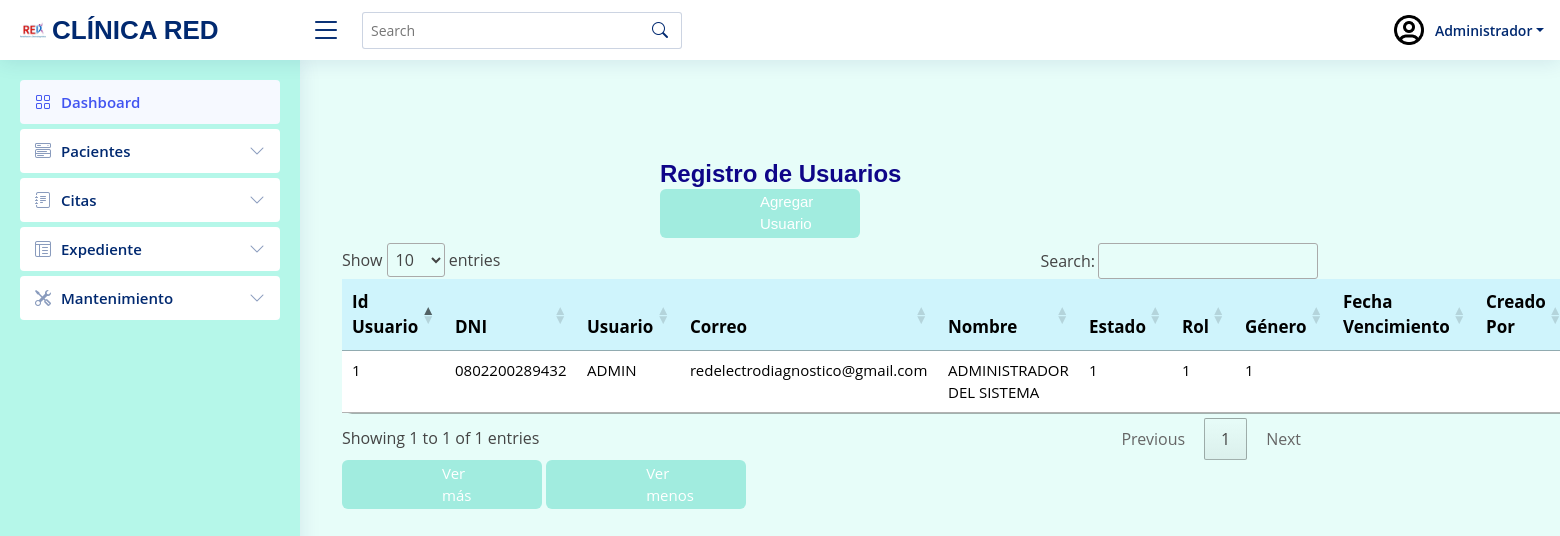
/PHP/Vistas/Usuario.php, run on the app's committed database.
### tables this page shows
CREATE TABLE `tbl_ms_usuario` (
  `Id_Usuario` int(11) NOT NULL,
  `DNI` varchar(13) DEFAULT NULL,
  `Usuario` varchar(15) DEFAULT NULL,
  `Correo` varchar(40) DEFAULT NULL,
  `Nombre` varchar(80) DEFAULT NULL,
  `Direccion` varchar(80) DEFAULT NULL,
  `FechaNacimiento` date DEFAULT NULL,
  `FechaContratacion` datetime DEFAULT NULL,
  `Estado_Usuario` int(11) DEFAULT NULL,
  `Contrasena` varchar(35) DEFAULT NULL,
  `IdRol` int(11) DEFAULT NULL,
  `IdGenero` int(11) DEFAULT NULL,
  `Fecha_Ultima_Conexion` datetime DEFAULT NULL,
  `Primer_Inicio_Sesion` datetime DEFAULT NULL,
  `Fecha_Vencimiento` date DEFAULT NULL,
  `Creado_Por` varchar(15) DEFAULT NULL,
  `Fecha_Creacion` datetime DEFAULT NULL,
  `Numero_Inicio_Sesion` int(11) DEFAULT NULL,
  `CodigoOTP` int(6) NOT NULL,
  `FechaExpiracionOTP` datetime DEFAULT NULL
);

### PHP/Vistas/Usuario.php (the view, shortened to what this page needs)
<?php
include '../Controladores/Conexion_be.php';
?>
<!DOCTYPE html>
<html lang="en">
<head>
    <link href="../../assets/vendor/bootstrap/css/bootstrap.min.css" rel="stylesheet">
    <link href="../../assets/vendor/bootstrap-icons/bootstrap-icons.css" rel="stylesheet">
    <link href="../../assets/vendor/boxicons/css/boxicons.min.css" rel="stylesheet">
    <link href="../../assets/vendor/quill/quill.snow.css" rel="stylesheet">
    <link href="../../assets/vendor/quill/quill.bubble.css" rel="stylesheet">
    <link href="../../assets/vendor/remixicon/remixicon.css" rel="stylesheet">
    <link href="../../assets/vendor/simple-datatables/style.css" rel="stylesheet">
    <link href="../../assets/css/style.css" rel="stylesheet">
    <link rel="stylesheet" href="https://cdn.datatables.net/1.13.7/css/jquery.dataTables.css" />
</head>
<body>
    <header id="header" class="header fixed-top d-flex align-items-center">
        <div class="d-flex align-items-center justify-content-between">
            <a href="index.php" class="logo d-flex align-items-center">
                <img src="../../assets/img/red-logo.jpeg" alt="">
                <span class="d-none d-lg-block">CLÍNICA RED</span>
            </a>
            <i class="bi bi-list toggle-sidebar-btn"></i>
        </div>
        <div class="search-bar">
            <form class="search-form d-flex align-items-center" method="POST" action="#">
                <input type="text" name="query" placeholder="Search" title="Enter search keyword">
                <button type="submit" title="Search"><i class="bi bi-search"></i></button>
            </form>
        </div>
        <nav class="header-nav ms-auto">
            <ul class="d-flex align-items-center">
                <li class="nav-item dropdown pe-3">
                    <a class="nav-link nav-profile d-flex align-items-center pe-0" href="#" data-bs-toggle="dropdown">
                        <img src="../../assets/img/user.png" alt="Profile" class="rounded-circle">
                        <span class="d-none d-md-block dropdown-toggle ps-2">Administrador</span>
                    </a>
                </li>
            </ul>
        </nav>
    </header>
    <aside id="sidebar" class="sidebar">
        <ul class="sidebar-nav" id="sidebar-nav">
            <li class="nav-item">
                <a class="nav-link " href="index.php">
                    <i class="bi bi-grid"></i>
                    <span>Dashboard</span>
                </a>
            </li>
            <li class="nav-item">
                <a class="nav-link collapsed" data-bs-target="#components-nav" data-bs-toggle="collapse" href="#">
                    <i class="bi bi-menu-button-wide"></i><span>Pacientes</span><i
                        class="bi bi-chevron-down ms-auto"></i>
                </a>
            </li>
            <li class="nav-item">
                <a class="nav-link collapsed" data-bs-target="#forms-nav" data-bs-toggle="collapse" href="#">
                    <i class="bi bi-journal-text"></i><span>Citas</span><i class="bi bi-chevron-down ms-auto"></i>
                </a>
            </li>
            <li class="nav-item">
                <a class="nav-link collapsed" data-bs-target="#tables-nav" data-bs-toggle="collapse" href="#">
                    <i class="bi bi-layout-text-window-reverse"></i><span>Expediente</span><i
                        class="bi bi-chevron-down ms-auto"></i>
                </a>
            </li>
            <li class="nav-item">
                <a class="nav-link collapsed" data-bs-target="#charts-nav" data-bs-toggle="collapse" href="#">
                    <i class="bi bi-tools"></i><span>Mantenimiento</span><i class="bi bi-chevron-down ms-auto"></i>
                </a>
            </li>
        </ul>
    </aside>
    <main id="main" class="main">
<main id="main" class="main">
  <div class="pagetitle ">
    <h1>Registro de Usuarios
    <form action="nuevoregistrousr.php" method="post">
        <button id="agregarusuario" class="btn btn-primary float-start" style="padding: 2px 100px;">Agregar Usuario</button>
    </form>
    </h1>
  </div>
</main>
<div class="container mt-4">
  <div class="row">
    <div class="col-10">
      <table id="tablaAgenda" class="table">
        <thead class="encabezado bg-light table-info">
          <tr>
               <th scope="col">Id Usuario</th>
              <th scope="col">DNI</th>
              <th scope="col">Usuario</th>
              <th scope="col">Correo</th>
              <th scope="col">Nombre</th>
              <th scope="col">Estado</th>
              <th scope="col">Rol</th>
              <th scope="col">Género</th>
              <th scope="col">Fecha Vencimiento</th>
              <th scope="col">Creado Por</th>
          </tr>
        </thead>
        <tbody>
          <?php
            $sql = "SELECT Id_Usuario, DNI, Usuario, Correo, Nombre, Estado_Usuario, IdRol, IdGenero, Creado_Por, Fecha_Creacion
                    Fecha_Vencimiento, FechaNacimiento, FechaContratacion
                    FROM tbl_ms_usuario";
            $resultado = mysqli_query($conexion, $sql);
            foreach ($resultado as $fila) {
              ?>
              <tr>
                <td><?php echo $fila['Id_Usuario'] ?></td>
                <td><?php echo $fila['DNI'] ?></td>
                <td><?php echo $fila['Usuario'] ?></td>
                <td><?php echo $fila['Correo'] ?></td>
                <td><?php echo $fila['Nombre'] ?></td>
                <td><?php echo $fila['Estado_Usuario'] ?></td>
                <td><?php echo $fila['IdRol'] ?></td>
                <td><?php echo $fila['IdGenero'] ?></td>
                <td><?php echo $fila['Fecha_Vencimiento'] ?></td>
                <td><?php echo $fila['Creado_Por'] ?></td>
              </tr>
          <?php
            }
          ?>
        </tbody>
      </table>
      <button id="verMasBtn" class="btn btn-primary" style="padding: 2px 100px;">Ver más</button>
      <button id="verMenosBtn" class="btn btn-danger" style="padding: 2px 100px;">Ver menos</button>
    </div>
  </div>
</div>
</body>
</html>

### assets/css/style.css (style rules this page uses)
.table { font-size: 15px; border-radius: 10px; border-collapse:initial; margin-top: 50px; }
.encabezado { font-size: 17px; }
.btn { font-size: 15px; width: 45px; background-color: #a1ecdf; border: none; }
:root { scroll-behavior: smooth; }
body { font-family: "Open Sans", sans-serif; background: #e7fdf9; color: #444444; }
a { color: #4154f1; text-decoration: none; }
h1, h2, h3, h4, h5, h6 { font-family: "Nunito", sans-serif; }
#main { margin-top: 60px; padding: 20px 30px; transition: all 0.3s; }
.pagetitle { margin-bottom: 10px; }
.pagetitle h1 { font-size: 24px; margin-bottom: 0; font-weight: 600; color: rgb(14, 5, 136); }
.logo { line-height: 1; }
@media (min-width: 1200px) { .logo { width: 280px; } }
.logo img { max-height: 26px; margin-right: 6px; }
.logo span { font-size: 26px; font-weight: 700; color: #012970; font-family: "Nunito", sans-serif; }
.header { transition: all 0.5s; z-index: 997; height: 60px; box-shadow: 0px 2px 20px rgba(1, 41, 112, 0.1); background-color: #fff; padding-left: 20px; }
.header .toggle-sidebar-btn { font-size: 32px; padding-left: 10px; cursor: pointer; color: #012970; }
.header .search-bar { min-width: 360px; padding: 0 20px; }
.header .search-form { width: 100%; }
.header .search-form input { border: 0; font-size: 14px; color: #012970; border: 1px solid rgba(1, 41, 112, 0.2); padding: 7px 38px 7px 8px; border-radius: 3px; transition: 0.3s; width: 100%; }
.header .search-form button { border: 0; padding: 0; margin-left: -30px; background: none; }
.header .search-form button i { color: #012970; }
.header-nav ul { list-style: none; }
.header-nav>ul { margin: 0; padding: 0; }
.header-nav .nav-profile { color: #012970; }
.header-nav .nav-profile img { max-height: 36px; }
.header-nav .nav-profile span { font-size: 14px; font-weight: 600; }
.sidebar { position: fixed; top: 60px; left: 0; bottom: 0; width: 300px; z-index: 996; transition: all 0.3s; padding: 20px; overflow-y: auto; scrollbar-width: thin; scrollbar-color: #aab7cf transparent; box-shadow: 0px 0px 20px rgba(1, 41, 112, 0.1); background-color: #b5f7e9; }
@media (min-width: 1200px) { #main, #footer { margin-left: 300px; } }
.sidebar-nav { padding: 0; margin: 0; list-style: none; }
.sidebar-nav li { padding: 0; margin: 0; list-style: none; }
.sidebar-nav .nav-item { margin-bottom: 5px; }
.sidebar-nav .nav-link { display: flex; align-items: center; font-size: 15px; font-weight: 600; color: #4154f1; transition: 0.3; background: #f6f9ff; padding: 10px 15px; border-radius: 4px; }
.sidebar-nav .nav-link i { font-size: 16px; margin-right: 10px; color: #4154f1; }
.sidebar-nav .nav-link.collapsed { color: #012970; background: #fff; }
.sidebar-nav .nav-link.collapsed i { color: #899bbd; }
.sidebar-nav .nav-link .bi-chevron-down { margin-right: 0; transition: transform 0.2s ease-in-out; }

### data on the page
tbl_ms_usuario: Id_Usuario "1", DNI "0802200289432", Usuario "ADMIN", Correo "redelectrodiagnostico@gmail.com", Nombre "ADMINISTRADOR DEL SISTEMA", Estado_Usuario "1", IdRol "1", IdGenero "1"
